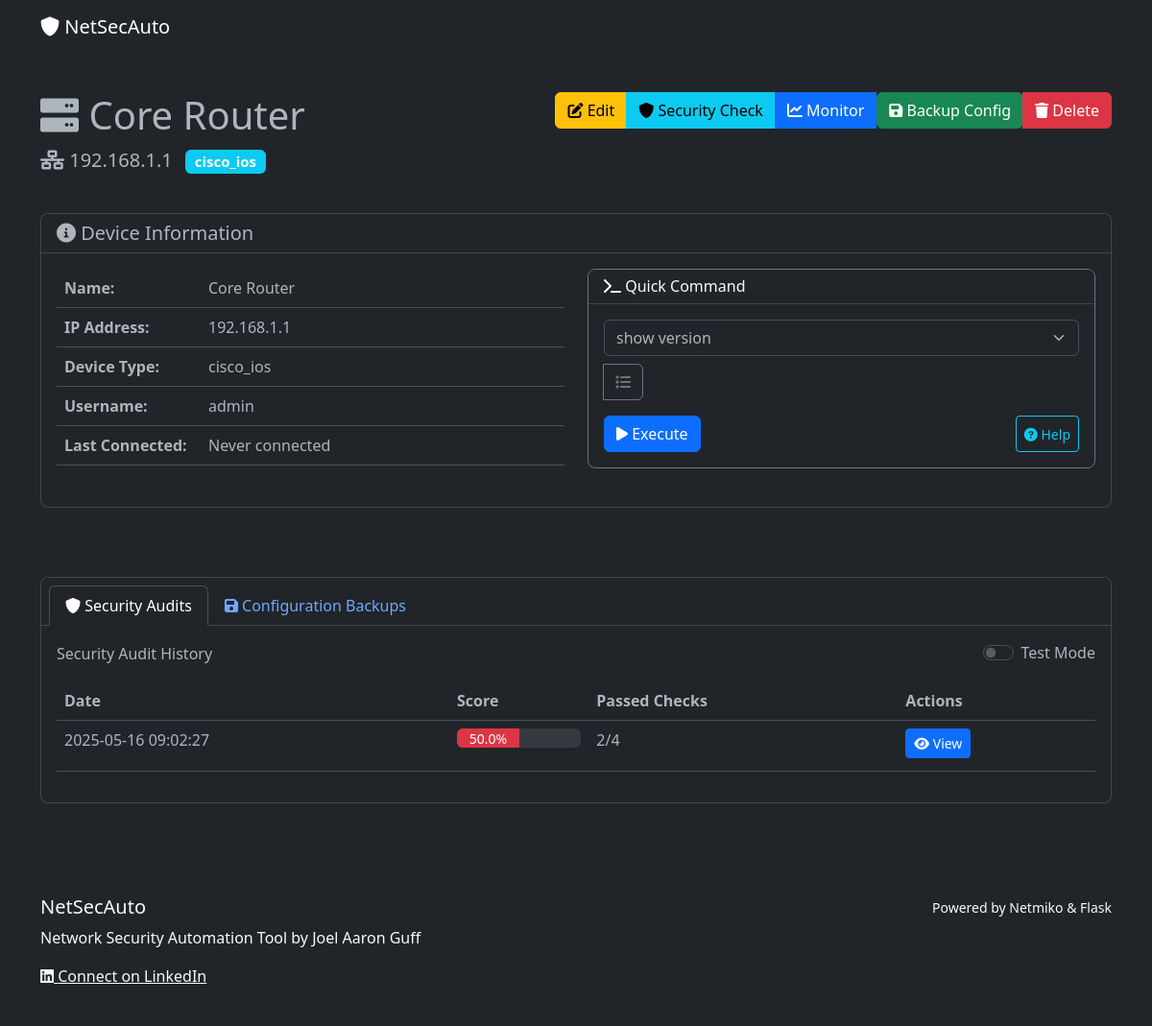
Page /devices/1 (signed in) on the committed database.
### models.py (models this page shows, shortened)
class Device(db.Model):
    __tablename__ = 'device'
    id: Mapped[int] = db.Column(db.Integer, primary_key=True)
    name: Mapped[str] = db.Column(db.String(64), nullable=False)
    ip_address: Mapped[str] = db.Column(db.String(64), nullable=False)
    device_type: Mapped[str] = db.Column(db.String(32), nullable=False)
    username: Mapped[Optional[str]] = db.Column(db.String(64))
    password: Mapped[Optional[str]] = db.Column(db.String(128))  # In production, encrypt passwords
    created_at: Mapped[datetime] = db.Column(db.DateTime, default=datetime.utcnow)
    last_connected: Mapped[Optional[datetime]] = db.Column(db.DateTime)
    audits: Mapped[List["SecurityAudit"]] = relationship('SecurityAudit', backref='device', lazy=True)
    backups: Mapped[List["ConfigBackup"]] = relationship('ConfigBackup', backref='device', lazy=True)

class SecurityAudit(db.Model):
    __tablename__ = 'security_audit'
    id: Mapped[int] = db.Column(db.Integer, primary_key=True)
    device_id: Mapped[int] = db.Column(db.Integer, db.ForeignKey('device.id'), nullable=False)
    timestamp: Mapped[datetime] = db.Column(db.DateTime, default=datetime.utcnow)
    results: Mapped[str] = db.Column(db.Text, nullable=False)  # JSON string of audit results
    score: Mapped[Optional[float]] = db.Column(db.Float)  # Security score (percentage)
    passed_checks: Mapped[Optional[int]] = db.Column(db.Integer)
    total_checks: Mapped[Optional[int]] = db.Column(db.Integer)

### app.py (the view)
@app.route('/devices/<int:device_id>')
@login_required
def device_detail(device_id):
    device = Device.query.get_or_404(device_id)
    audits = SecurityAudit.query.filter_by(device_id=device_id).order_by(SecurityAudit.timestamp.desc()).limit(5).all()
    backups = ConfigBackup.query.filter_by(device_id=device_id).order_by(ConfigBackup.timestamp.desc()).limit(5).all()
    return render_template('device_detail.html', device=device, audits=audits, backups=backups)

### app_init.py (called while the page is built)
@login_manager.user_loader
def load_user(user_id):
    from models import User
    try:
        return User.query.get(int(user_id))
    except ValueError:
        return User.query.get(user_id)

### templates/device_detail.html (shortened to what this page needs)
{% extends "layout.html" %}
{% block content %}
{% if edit_mode %}
<div class="row mb-4">
    <div class="col">
        <h1><i class="fas fa-edit"></i> Edit Device: {{ device.name }}</h1>
    </div>
</div>
<div class="row">
    <div class="col-md-8 mx-auto">
        <div class="card">
            <div class="card-header bg-warning">
                <h5 class="mb-0"><i class="fas fa-edit"></i> Edit Device</h5>
            </div>
            <div class="card-body">
                <form method="POST" action="{{ url_for('edit_device', device_id=device.id) }}">
                    <div class="mb-3">
                        <label for="name" class="form-label">Device Name</label>
                        <input type="text" class="form-control" id="name" name="name" value="{{ device.name }}" required>
                    </div>
                    <div class="mb-3">
                        <label for="ip_address" class="form-label">IP Address</label>
                        <input type="text" class="form-control" id="ip_address" name="ip_address" value="{{ device.ip_address }}" required>
                    </div>
                    <div class="mb-3">
                        <label for="device_type" class="form-label">Device Type</label>
                        <select class="form-select" id="device_type" name="device_type" required>
                            <option value="cisco_ios" {% if device.device_type == 'cisco_ios' %}selected{% endif %}>Cisco IOS</option>
                            <option value="cisco_xe" {% if device.device_type == 'cisco_xe' %}selected{% endif %}>Cisco IOS-XE</option>
                            <option value="cisco_nxos" {% if device.device_type == 'cisco_nxos' %}selected{% endif %}>Cisco NX-OS</option>
                            <option value="cisco_asa" {% if device.device_type == 'cisco_asa' %}selected{% endif %}>Cisco ASA</option>
                            <option value="juniper_junos" {% if device.device_type == 'juniper_junos' %}selected{% endif %}>Juniper JUNOS</option>
                            <option value="arista_eos" {% if device.device_type == 'arista_eos' %}selected{% endif %}>Arista EOS</option>
                            <option value="paloalto_panos" {% if device.device_type == 'paloalto_panos' %}selected{% endif %}>Palo Alto PAN-OS</option>
                            <option value="fortinet" {% if device.device_type == 'fortinet' %}selected{% endif %}>Fortinet FortiOS</option>
                            <option value="linux" {% if device.device_type == 'linux' %}selected{% endif %}>Linux</option>
                        </select>
                    </div>
                    <div class="mb-3">
                        <label for="username" class="form-label">Username</label>
                        <input type="text" class="form-control" id="username" name="username" value="{{ device.username }}" required>
                    </div>
                    <div class="mb-3">
                        <label for="password" class="form-label">Password</label>
                        <input type="password" class="form-control" id="password" name="password" placeholder="Leave blank to keep current password">
                        <div class="form-text">Only enter a password if you want to change it</div>
                    </div>
                    <div class="d-flex justify-content-between">
                        <a href="{{ url_for('device_detail', device_id=device.id) }}" class="btn btn-secondary">
                            <i class="fas fa-times"></i> Cancel
                        </a>
                        <button type="submit" class="btn btn-primary">
                            <i class="fas fa-save"></i> Save Changes
                        </button>
                    </div>
                </form>
            </div>
        </div>
    </div>
</div>
{% else %}
<div class="row mb-4">
    <div class="col">
        <h1><i class="fas fa-server"></i> {{ device.name }}</h1>
        <p class="lead">
            <i class="fas fa-network-wired"></i> {{ device.ip_address }}
            <span class="badge bg-info ms-2">{{ device.device_type }}</span>
        </p>
    </div>
    <div class="col-md-auto">
        <div class="btn-group" role="group">
            <a href="{{ url_for('edit_device', device_id=device.id) }}" class="btn btn-warning">
                <i class="fas fa-edit"></i> Edit
            </a>
            <a href="{{ url_for('security_audit', device_id=device.id) }}" class="btn btn-info">
                <i class="fas fa-shield-alt"></i> Security Check
            </a>
            <a href="{{ url_for('device_monitoring') }}?device_id={{ device.id }}" class="btn btn-primary">
                <i class="fas fa-chart-line"></i> Monitor
            </a>
            <form method="POST" action="{{ url_for('backup_config', device_id=device.id) }}" class="d-inline">
                <button type="submit" class="btn btn-success">
                    <i class="fas fa-save"></i> Backup Config
                </button>
            </form>
            <button class="btn btn-danger" data-bs-toggle="modal" data-bs-target="#deleteDeviceModal">
                <i class="fas fa-trash"></i> Delete
            </button>
        </div>
    </div>
</div>
<div class="row mb-4">
    <div class="col-md-12">
        <div class="card">
            <div class="card-header bg-dark">
                <h5 class="mb-0"><i class="fas fa-info-circle"></i> Device Information</h5>
            </div>
            <div class="card-body">
                <div class="row">
                    <div class="col-md-6">
                        <table class="table">
                            <tr>
                                <th style="width: 150px;">Name:</th>
                                <td>{{ device.name }}</td>
                            </tr>
                            <tr>
                                <th>IP Address:</th>
                                <td>{{ device.ip_address }}</td>
                            </tr>
                            <tr>
                                <th>Device Type:</th>
                                <td>{{ device.device_type }}</td>
                            </tr>
                            <tr>
                                <th>Username:</th>
                                <td>{{ device.username }}</td>
                            </tr>
                            <tr>
                                <th>Last Connected:</th>
                                <td>
                                    {% if device.last_connected %}
                                    {{ device.last_connected.strftime('%Y-%m-%d %H:%M:%S') }}
                                    {% else %}
                                    Never connected
                                    {% endif %}
                                </td>
                            </tr>
                        </table>
                    </div>
                    <div class="col-md-6">
                        <div class="card bg-dark border border-secondary">
                            <div class="card-header bg-dark text-light">
                                <h6 class="mb-0"><i class="fas fa-terminal"></i> Quick Command</h6>
                            </div>
                            <div class="card-body p-3">
                                <div class="mb-3">
                                    <select class="form-select mb-2" id="commandSelect">
                                        <option value="show version">show version</option>
                                    </select>
                                    <div class="input-group">
                                        <button class="btn btn-outline-secondary" type="button" id="commandTemplateBtn" data-bs-toggle="modal" data-bs-target="#commandTemplateModal">
                                            <i class="fas fa-list"></i>
                                        </button>
                                    </div>
                                </div>
                                <div class="d-flex justify-content-between">
                                    <button class="btn btn-primary" id="executeCommand" data-device-id="{{ device.id }}">
                                        <i class="fas fa-play"></i> Execute
                                    </button>
                                    <button class="btn btn-outline-info btn-sm" type="button" data-bs-toggle="collapse" data-bs-target="#commandHelp" aria-expanded="false">
                                        <i class="fas fa-question-circle"></i> Help
                                    </button>
                                </div>
                            </div>
                        </div>
                    </div>
                </div>
            </div>
        </div>
    </div>
</div>
<div class="row">
    <div class="col-md-12">
        <div class="card">
            <div class="card-header bg-dark">
                <ul class="nav nav-tabs card-header-tabs" id="deviceTabs" role="tablist">
                    <li class="nav-item" role="presentation">
                        <button class="nav-link active" id="audits-tab" data-bs-toggle="tab" data-bs-target="#audits" type="button" role="tab" aria-controls="audits" aria-selected="true">
                            <i class="fas fa-shield-alt"></i> Security Audits
                        </button>
                    </li>
                    <li class="nav-item" role="presentation">
                        <button class="nav-link" id="backups-tab" data-bs-toggle="tab" data-bs-target="#backups" type="button" role="tab" aria-controls="backups" aria-selected="false">
                            <i class="fas fa-save"></i> Configuration Backups
                        </button>
                    </li>
                </ul>
            </div>
            <div class="card-body">
                <div class="tab-content" id="deviceTabsContent">
                    <div class="tab-pane fade show active" id="audits" role="tabpanel" aria-labelledby="audits-tab">
                        <div class="d-flex justify-content-between align-items-center mb-3">
                            <h6 class="mb-0">Security Audit History</h6>
                            <div class="form-check form-switch">
                                <input class="form-check-input" type="checkbox" id="securityTestModeSwitch">
                                <label class="form-check-label" for="securityTestModeSwitch">Test Mode</label>
                            </div>
                        </div>
                        {% if audits %}
                            <div class="table-responsive">
                                <table class="table table-hover">
                                    <thead>
                                        <tr>
                                            <th>Date</th>
                                            <th>Score</th>
                                            <th>Passed Checks</th>
                                            <th>Actions</th>
                                        </tr>
                                    </thead>
                                    <tbody>
                                        {% for audit in audits %}
                                        <tr>
                                            <td>{{ audit.timestamp.strftime('%Y-%m-%d %H:%M:%S') }}</td>
                                            <td>
                                                <div class="progress" style="height: 20px;">
                                                    {% if audit.score >= 80 %}
                                                    <div class="progress-bar bg-success" role="progressbar" style="width: {{ audit.score }}%;" aria-valuenow="{{ audit.score }}" aria-valuemin="0" aria-valuemax="100">{{ audit.score | round(1) }}%</div>
                                                    {% elif audit.score >= 60 %}
                                                    <div class="progress-bar bg-warning" role="progressbar" style="width: {{ audit.score }}%;" aria-valuenow="{{ audit.score }}" aria-valuemin="0" aria-valuemax="100">{{ audit.score | round(1) }}%</div>
                                                    {% else %}
                                                    <div class="progress-bar bg-danger" role="progressbar" style="width: {{ audit.score }}%;" aria-valuenow="{{ audit.score }}" aria-valuemin="0" aria-valuemax="100">{{ audit.score | round(1) }}%</div>
                                                    {% endif %}
                                                </div>
                                            </td>
                                            <td>{{ audit.passed_checks }}/{{ audit.total_checks }}</td>
                                            <td>
                                                <a href="{{ url_for('view_audit', audit_id=audit.id) }}" class="btn btn-sm btn-primary">
                                                    <i class="fas fa-eye"></i> View
                                                </a>
                                            </td>
                                        </tr>
                                        {% endfor %}
                                    </tbody>
                                </table>
                            </div>
                        {% endif %}
                    </div>
                </div>
            </div>
        </div>
    </div>
</div>
{% endif %}
{% endblock %}

### static/css/custom.css (style rules this page uses)
body { min-height: 100vh; display: flex; flex-direction: column; }
.card { margin-bottom: 1.5rem; border-radius: 0.5rem; overflow: hidden; }
.card-header { font-weight: 500; }
.progress { height: 1.25rem; margin-bottom: 1rem; }
.progress-bar { font-weight: 500; font-size: 0.875rem; }
.table th { font-weight: 600; }

### rows in the picture
Device: name "Core Router", ip_address "192.168.1.1", device_type "cisco_ios", username "admin"
SecurityAudit: timestamp "2025-05-16 09:02:27", score "50.0", passed_checks "2", total_checks "4"
